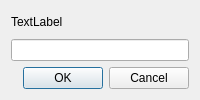
<?xml version="1.0" encoding="UTF-8"?>
<ui version="4.0">
 <class>Dialog</class>
 <widget class="QDialog" name="Dialog">
  <property name="windowTitle">
   <string>Dialog</string>
  </property>
  <property name="modal">
   <bool>true</bool>
  </property>
  <layout class="QGridLayout" name="gridLayout">
   <item row="0" column="0">
    <widget class="QLabel" name="instruction">
     <property name="text">
      <string>TextLabel</string>
     </property>
    </widget>
   </item>
   <item row="1" column="0">
    <widget class="QLineEdit" name="edit"/>
   </item>
   <item row="2" column="0">
    <widget class="QDialogButtonBox" name="buttonBox">
     <property name="orientation">
      <enum>Qt::Horizontal</enum>
     </property>
     <property name="standardButtons">
      <set>QDialogButtonBox::Cancel|QDialogButtonBox::Ok</set>
     </property>
    </widget>
   </item>
  </layout>
 </widget>
 <resources/>
 <connections>
  <connection>
   <sender>buttonBox</sender>
   <signal>accepted()</signal>
   <receiver>Dialog</receiver>
   <slot>accept()</slot>
   <hints>
    <hint type="sourcelabel">
     <x>248</x>
     <y>254</y>
    </hint>
    <hint type="destinationlabel">
     <x>157</x>
     <y>274</y>
    </hint>
   </hints>
  </connection>
  <connection>
   <sender>buttonBox</sender>
   <signal>rejected()</signal>
   <receiver>Dialog</receiver>
   <slot>reject()</slot>
   <hints>
    <hint type="sourcelabel">
     <x>316</x>
     <y>260</y>
    </hint>
    <hint type="destinationlabel">
     <x>286</x>
     <y>274</y>
    </hint>
   </hints>
  </connection>
 </connections>
</ui>
